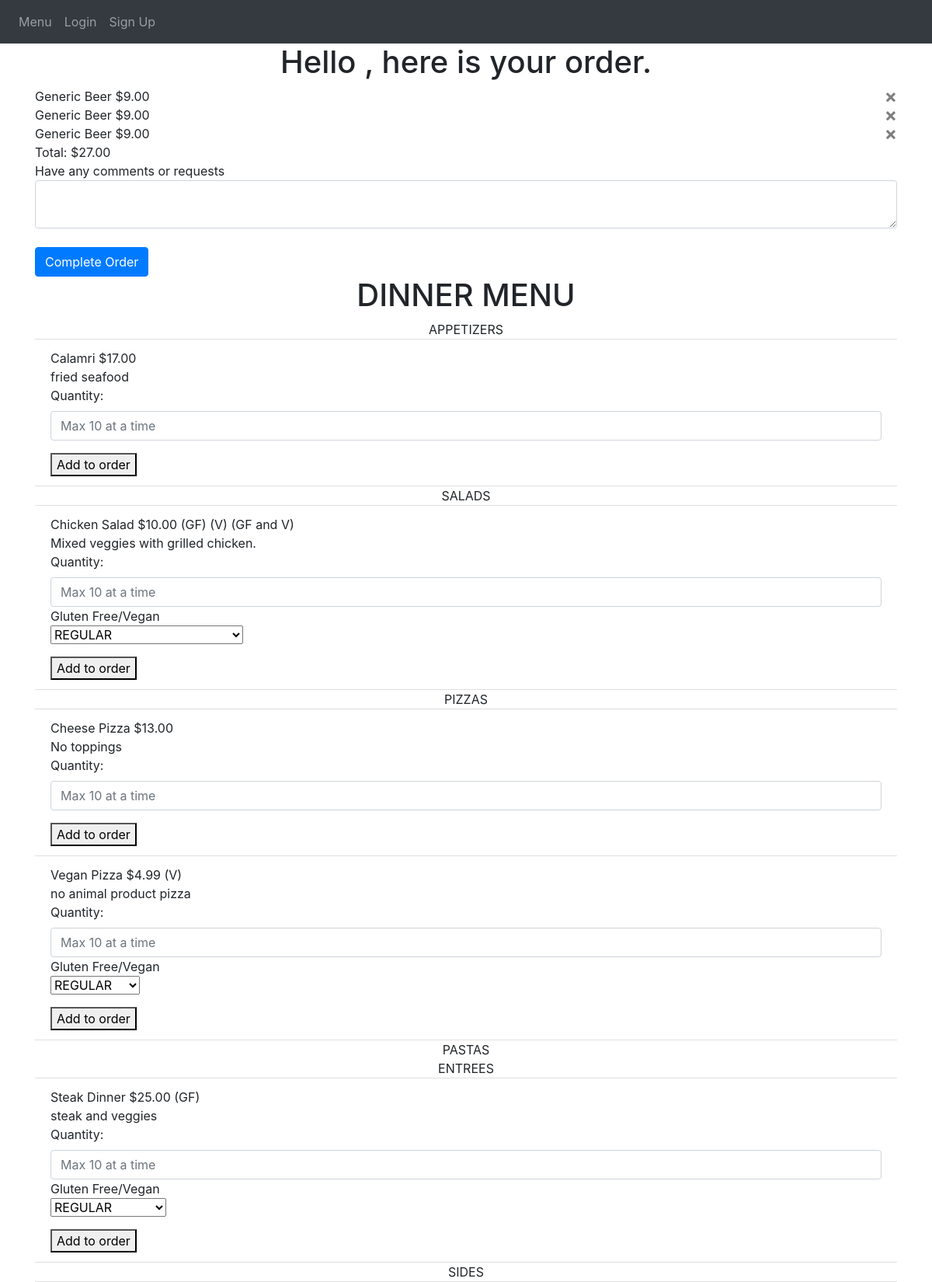
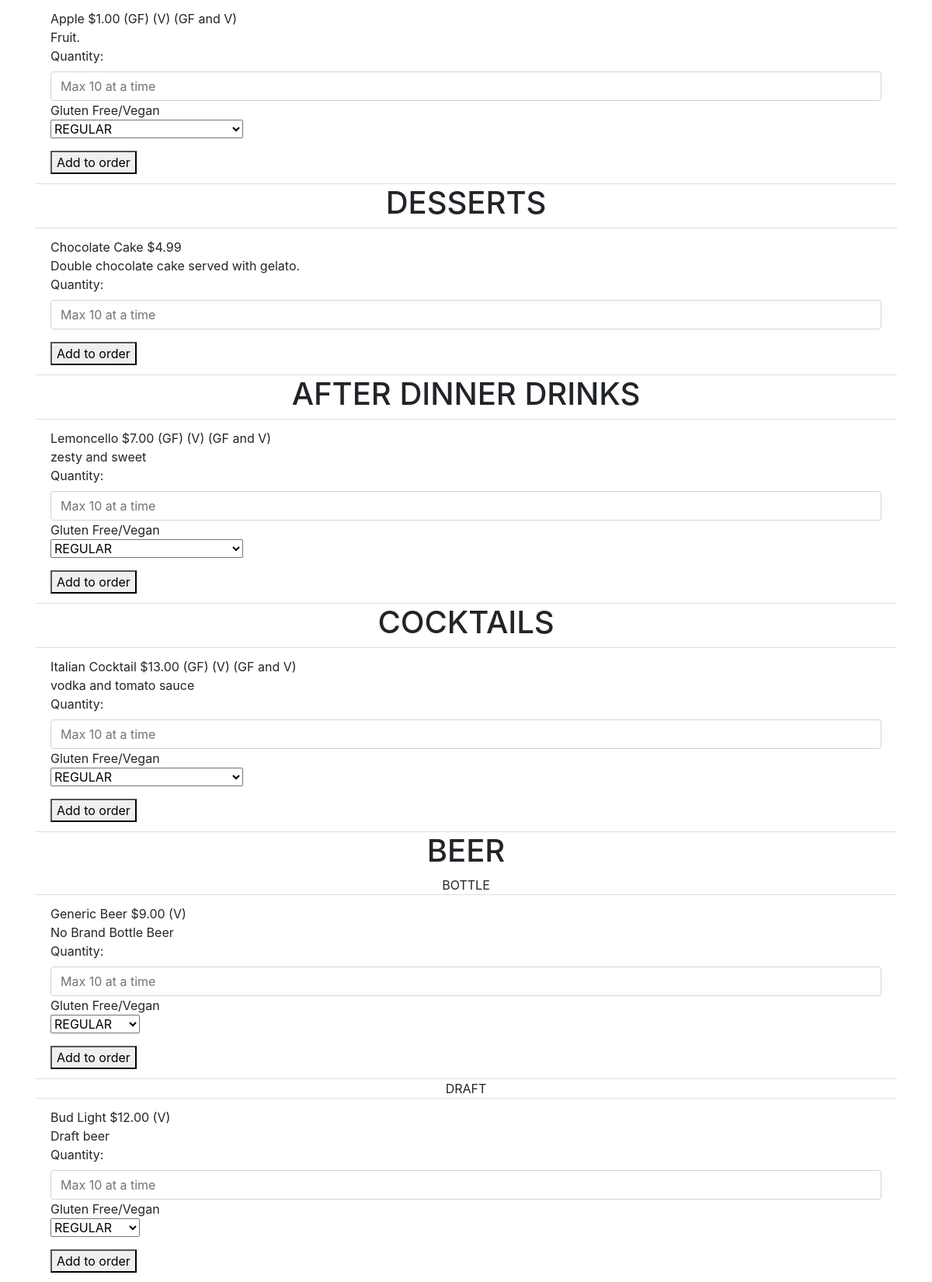
Before: /refresh-order with the older database file (2 pictures, top to bottom).
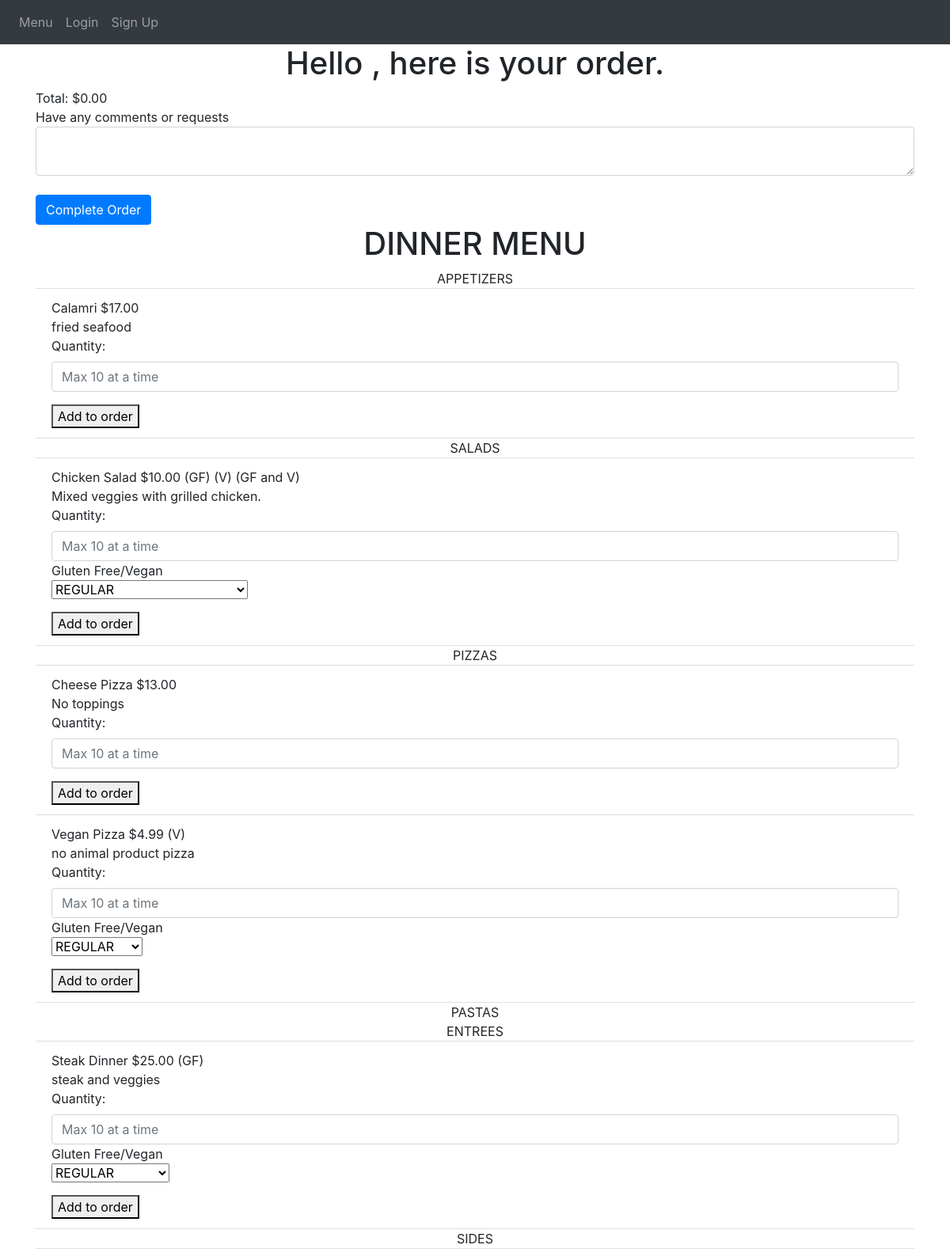
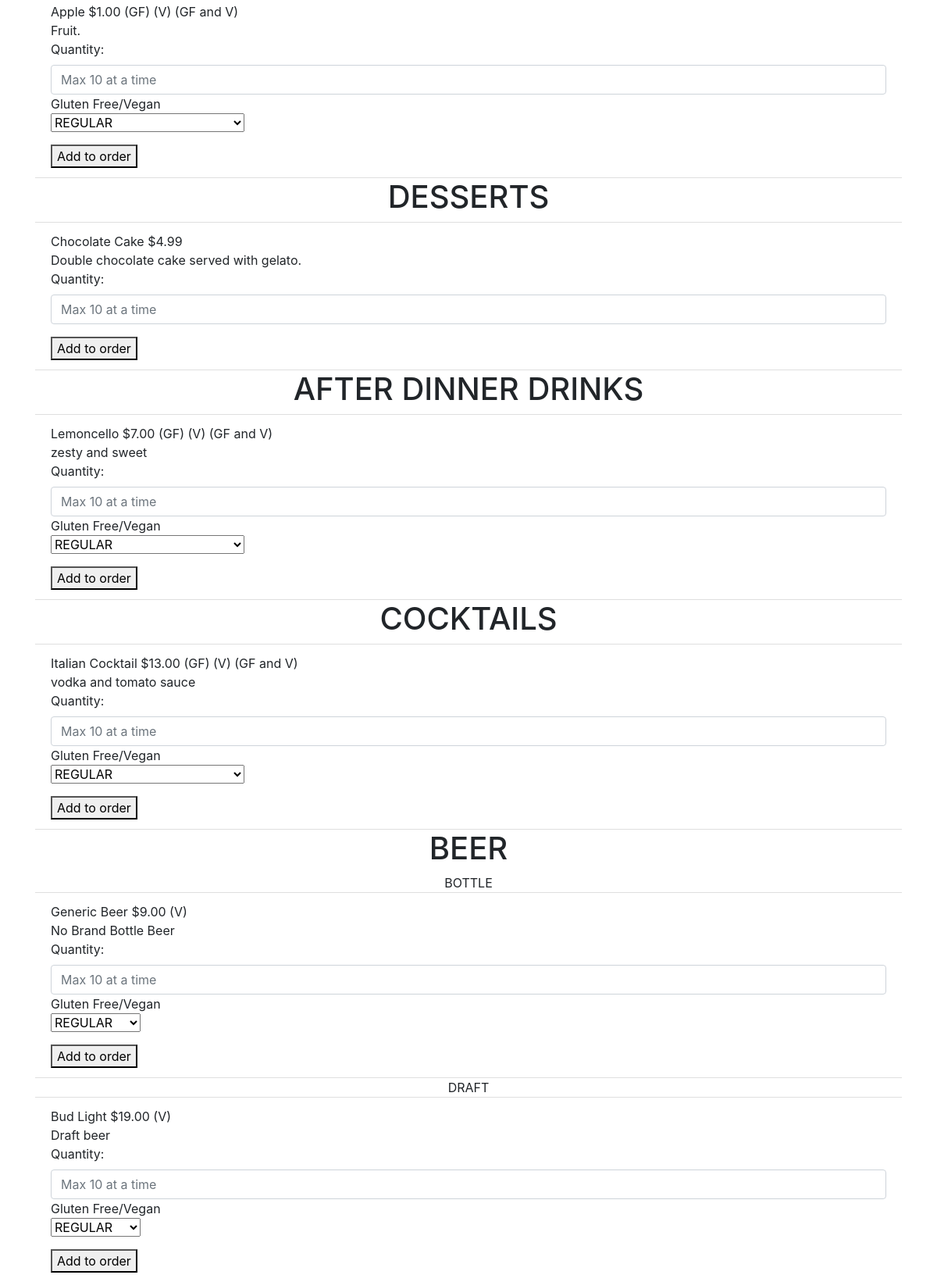
After: the same page with the newer database file (2 pictures, top to bottom).
### avanzareApp/models.py (models this page shows)
class Menu_order(db.Model):
    id = db.Column(db.Integer, primary_key=True)
    name = db.Column(db.String(150))
    price = db.Column(db.String(150))
    description = db.Column(db.String(10000))
    menu_type = db.Column(db.String(150))
    gluten_free = db.Column(db.String(150))
    vegan = db.Column(db.String(150))
    date = db.Column(db.DateTime(timezone=True), default=func.now())
    order_id = db.Column(db.Integer, db.ForeignKey('order.id'))

class Order(db.Model):
    id = db.Column(db.Integer, primary_key=True)
    name = db.Column(db.String(150))
    comment = db.Column(db.String(10000))
    total = db.Column(db.Float)
    date = db.Column(db.DateTime(timezone=True), default=func.now())
    user_id = db.Column(db.Integer, db.ForeignKey('user.id'))
    is_active = db.Column(db.String(10))
    items = db.relationship('Menu_order')

class Menu(db.Model):
    id = db.Column(db.Integer, primary_key=True)
    name = db.Column(db.String(150), unique=True)
    price = db.Column(db.String(150))
    description = db.Column(db.String(10000))
    menu_type = db.Column(db.String(150))
    gluten_free = db.Column(db.String(150))
    vegan = db.Column(db.String(150))
    date = db.Column(db.DateTime(timezone=True), default=func.now())
    user_id = db.Column(db.Integer, db.ForeignKey('user.id'))

### avanzareApp/views.py (the view, shortened to what this page needs)
@views.route('/refresh-order', methods=['GET', 'POST'])
def refresh_order():
    new_order = db.session.query(Order).order_by(Order.id.desc()).first()
    user = User.query.filter(User.email == 'headChef@gmail.com').first()
    items = Menu.query.filter_by(user_id=user.id).order_by(Menu.name).all()
    return render_template("order.html", items=items, new_order=new_order, user=current_user)

### avanzareApp/templates/order.html (shortened to what the changed rows need)
{% extends "base.html" %} {% block title %}Home{% endblock %}
{% block content %}
    <h1 align="center"> Hello {{ user.first_name }}, here is your order. </h1>
{% for item in new_order.items %}
    {{ item.name }}
    {% set tmp = "$" + (item.price | string) %}
    {{ tmp }}
    <button type="button" class="close" onClick="deleteOrderItem({{ item.id }})">
        <span aria-hidden="true">&times;</span>
    </button>
    <br />
{% endfor %}
{% if "${:,.2f}".format(new_order.total) == "$-0.00" %}
   <div>Total: $0.00</div>
{% else %}
    <div>Total: {{ "${:,.2f}".format(new_order.total) }}</div>
{% endif %}
<form method="POST">
    <div>Have any comments or requests</div>
    <textarea name="comment" id="comment" class="form-control"></textarea>
    <br />
    <button type="submit" class="btn btn-primary">Complete Order</button>
</form>
    <h1 align="center"> DINNER MENU </h1>
        <ul class="list-group list-group-flush" id="items">
            {% set gf = "(GF)" %}
            {% set v = "(V)" %}
            {% set gfv = "(GF and V)" %}
            {% set print_once = 1 %}
            {% for menu in ["APPETIZERS", "SALADS", "PIZZAS", "PASTAS", "ENTREES", "SIDES", "DESSERT MENU", "AFTER DINNER DRINKS", "COCKTAILS", "BOTTLE", "DRAFT"] %}
                {% if print_once == 1 %}
                    {% if menu == "DESSERT MENU" %}
                        <h1 align="center"> DESSERTS </h1>
                        {% set print_once = 0 %}
                    {% elif menu == "AFTER DINNER DRINKS" %}
                        <h1 align="center"> AFTER DINNER DRINKS </h1>
                        {% set print_once = 0 %}
                    {% elif menu == "COCKTAILS" %}
                        <h1 align="center"> COCKTAILS </h1>
                        {% set print_once = 0 %}
                    {% elif menu == "BOTTLE" %}
                        <h1 align="center"> BEER </h1>
                        <div align="center">{{ menu }}</div>
                        {% set print_once = 0 %}
                    {% else %}
                        <div align="center">{{ menu }}</div>
                        {% set print_once = 0 %}
                    {% endif %}
                {% endif %}
              {% for item in items %}
                    {% if item.menu_type == menu %}
                      <li class="list-group-item">
                          {{ item.name }}
                          {% set tmp = "$" + (item.price | string) %}
                          {{ tmp }}
                          {% if item.gluten_free == "GLUTEN FREE" %}
                            {{ gf }}
                          {% endif %}
                          {% if item.vegan == "VEGAN" %}
                              {{ v }}
                          {% endif %}
                          {% if (item.gluten_free == "GLUTEN FREE") and (item.vegan == "VEGAN") %}
                              {{ gfv }}
                          {% endif %}
                          <br />
                          {{ item.description }}
                          <br />
                          <form action="/add-to-order/{{ new_order.id }}" method="POST">
                              <div class="form-group">
                                    <label for="quantity">Quantity: </label>
                                    <input
                                            type="quantity"
                                            class="form-control"
                                            id="quantity"
                                            name="quantity"
                                            placeholder="Max 10 at a time"
                                    />
                                  {% if (item.gluten_free == "GLUTEN FREE") or (item.vegan == "VEGAN") %}
                                    <div>Gluten Free/Vegan</div>
                                    <select class="selectpicker" type="dish_accommodation" id="dish_accommodation" name="dish_accommodation">
                                      <optgroup label="CHOOSE ONE" >
                                          <option>REGULAR</option>
                                      </optgroup>
                                    </select>
                                  {% endif %}
                              </div>
                              <button>Add to order</button>
                          </form>
                      </li>
                    {% endif %}
              {% endfor %}
            {% set print_once = 1 %}
            {% endfor %}
        </ul>
{% endblock %}

Changed rows visible on the page:
no longer on this page (row unchanged): Menu_order: name "Generic Beer", tmp "$9.00"
no longer on this page (row unchanged): Menu_order: name "Generic Beer", tmp "$9.00"
no longer on this page (row unchanged): Menu_order: name "Generic Beer", tmp "$9.00"
no longer on this page (row unchanged): Order: total "$27.00"
added Order: total "$0.00"
changed Menu "Bud Light": tmp "$12.00" → "$19.00"
